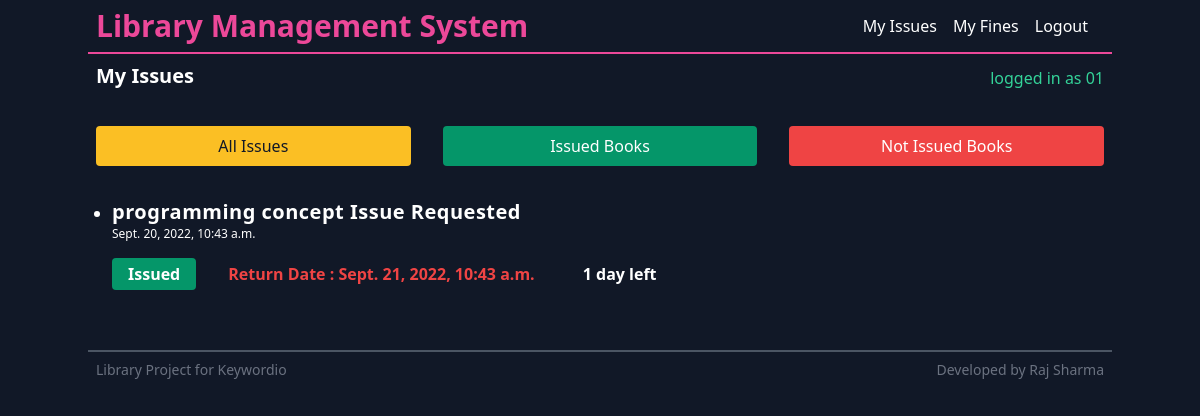
Screenshot of /my-issues/ (signed in) with the database file from the repository.
### library/models.py (models this page shows, shortened)
class Issue(models.Model):
    student=models.ForeignKey(Student,on_delete=models.CASCADE)
    book=models.ForeignKey(Book,on_delete=models.CASCADE)
    created_at=models.DateTimeField( auto_now=True)
    issued=models.BooleanField(default=False)
    issued_at=models.DateTimeField( auto_now=False,null=True,blank=True)
    returned=models.BooleanField(default=False)
    return_date=models.DateTimeField(auto_now=False,auto_created=False,auto_now_add=False,null=True,blank=True)
    def days_no(self):
        if self.issued:
            y,m,d=str(timezone.now().date()).split('-')
            today=datetime.date(int(y),int(m),int(d))
            y2,m2,d2=str(self.return_date.date()).split('-')
            lastdate=datetime.date(int(y2),int(m2),int(d2))
            print(lastdate-today,lastdate>today)
            if lastdate > today:
                return "{} left".format(str(lastdate-today).split(',')[0])
            else:
                return "{} passed".format(str(today-lastdate).split(',')[0])
        else:
            return ""

class Book(models.Model):
    name=models.CharField(max_length=350)
    author=models.ForeignKey(Author,on_delete=models.CASCADE)
    category=models.CharField(max_length=220)

### library/views.py (the view)
# urls.py: path('my-issues/',myissues),
@login_required(login_url='/student/login/')
@user_passes_test(lambda u: not u.is_superuser ,login_url='/student/login/')
def myissues(request):
    if Student.objects.filter(student_id=request.user):
        student=Student.objects.filter(student_id=request.user)[0]
        if request.GET.get('issued') is not None:
            issues=Issue.objects.filter(student=student,issued=True)
        elif request.GET.get('notissued') is not None:
            issues=Issue.objects.filter(student=student,issued=False)
        else:
            issues=Issue.objects.filter(student=student)
        return render(request,'library/myissues.html',{'issues':issues})
    messages.error(request,'You are Not a Student !')
    return redirect('/')

### templates/library/myissues.html
{% extends 'base.html' %} {% block heading %} My Issues {% endblock heading %}
{% block content %}
<form
  class="flex flex-col sm:flex-row items-center justify-start"
  method="GET"
  action="/my-issues/"
>
  <button
    class="text-gray-900 w-1/2 hover:shadow-md text-md rounded bg-yellow-400 px-4 py-2"
    name="all"
    type="submit"
  >
    All Issues
  </button>
  <button
    class="text-white ml-0 mt-4 w-1/2 sm:mt-0 sm:ml-8 hover:shadow-md text-md rounded bg-green-600 px-4 py-2"
    name="issued"
    type="submit"
  >
    Issued Books
  </button>
  <button
    class="text-white ml-0 w-1/2 mt-4 sm:mt-0 sm:ml-8 hover:shadow-md text-md rounded bg-red-500 px-4 py-2"
    name="notissued"
    type="submit"
  >
    Not Issued Books
  </button>
</form>
<ul class="list-disc px-4 mt-8">
  {% for issue in issues %}
  <li class="">
    <h3 class="text-xl font-semibold tracking-wide">
      {{issue.book.name}} Issue Requested
    </h3>
    <h4 class="text-xs">{{issue.created_at}}</h4>
    <div class="flex flex-row w-2/3 space-x-4 mt-4 mb-8">
      {% if issue.issued %}
      <h5 class="w-xs font-bold rounded bg-green-600 px-4 py-1">Issued</h5>
      <h5 class="w-xs font-bold text-red-500 px-4 py-1">
        Return Date : {{issue.return_date}}
      </h5>
      {% else %}
      <h5 class="w-xs rounded font-bold text-pink-500 px-0 py-0">
        Issue Request Pending
      </h5>
      {% endif %}
      {% if issue.issued and issue.returned %}
      <h5 class="w-xs rounded font-bold bg-green-600 px-4 py-1">Returned</h5>
      {% else %}
      <h5 class="w-xs font-bold px-4 py-1">{{issue.days_no}}</h5>
      {% endif %}
    </div>
  </li>
  {% empty %}
  <h2>Nothing Found</h2>
  {% endfor %}
</ul>
{% endblock %}

### templates/base.html (shortened to what this page needs)
<!DOCTYPE html>
<html lang="en">
  <head>
    <link
      href="https://unpkg.com/tailwindcss@^2/dist/tailwind.min.css"
      rel="stylesheet"
    />
  </head>
  <body class="min-h-screen bg-gray-900 text-white">
    {% include 'nav.html' %}
    <header
      class="flex flex-row justify-between items-end mb-5 md:mx-auto max-w-5xl p-2"
    >
      <h1 class="font-bold text-lg sm:text-xl capitalize">
        {%block heading %}{% endblock heading %}
      </h1>
      {% if user.is_anonymous %}
      <h2 class="text-red-400 sm:pr-5 xl:pr-3">logged out</h2>
      {% else %}
      <h2 class="text-green-400">logged in as {{user}}</h2>
      {% endif %}
    </header>
    <main class="container md:mx-auto max-w-5xl p-2">
      {% block content %}{% endblock content %}
    </main>
    {% include 'footer.html' %}
  </body>
</html>

### rows the page displays
Issue: book.name "programming concept", created_at "Sept. 20, 2022, 10:43 a.m.", return_date "Sept. 21, 2022, 10:43 a.m.", days_no "1 day left"

### other values shown
{{ user }} "01"
